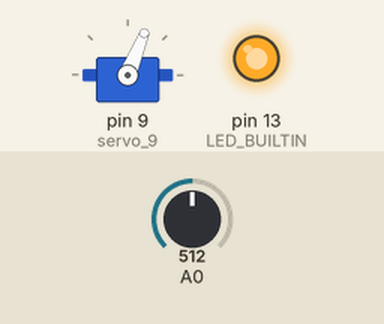
This sketch was run on a simulated Arduino Uno, built with avr-gcc and run on an emulated ATmega328P. Parts: servo, output pins drawn as LEDs (lit = HIGH). Inputs (shaded band) come from the test bench; at power-on: A0 = 512.

Above: at 1.2 s.
1.3 s: A0 set to 410
2.8 s: A0 set to 379
At 3.8 s:
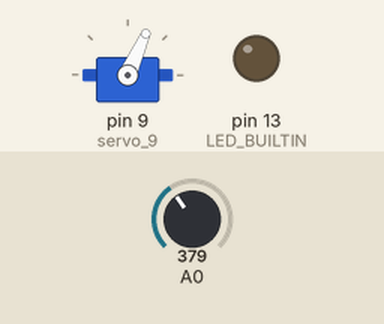
4.3 s: A0 set to 306
At 4.8 s:
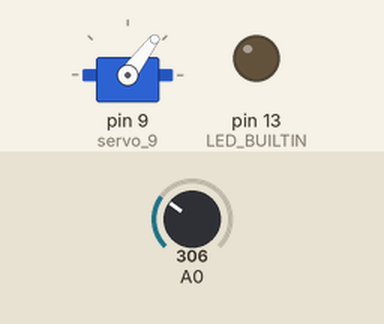
5.8 s: A0 set to 122
At 6.1 s:
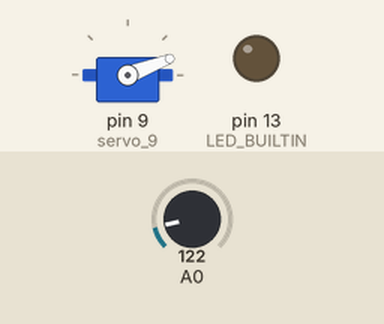
7.3 s: A0 set to 58
At 8.3 s:
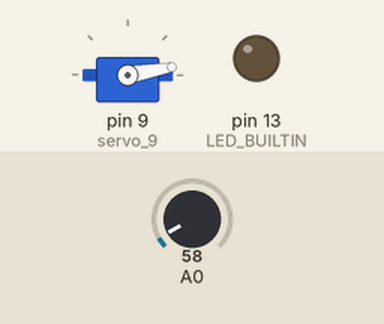
8.8 s: A0 set to 511
At 9.6 s:
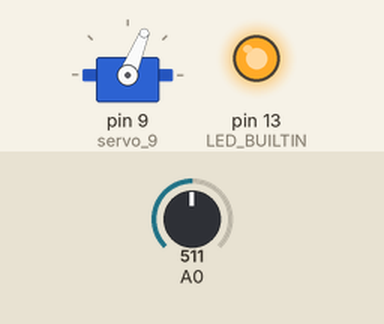
Timing chart, 0 to 11.3 s (numbered marks = the images above; inputs shaded):
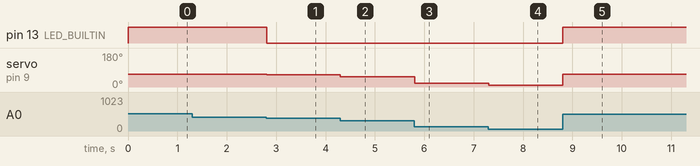

The sketch:

level2_code.ino
```cpp
#include <Servo.h>

int angle = 0;

Servo servo_9;

void setup()
{
  pinMode(A0, INPUT);
  servo_9.attach(9, 500, 2500);
  pinMode(LED_BUILTIN, OUTPUT);
}

void loop()
{
  angle = map(analogRead(A0), 0, 1023, 0, 180);
  if (angle > 68) {
    servo_9.write(68);
    digitalWrite(LED_BUILTIN, HIGH);
  } else {
    servo_9.write(angle);
    digitalWrite(LED_BUILTIN, LOW);
  }
  delay(10);
}
```

Measured:
- the behaviour switches between 393 and 392 on A0 (found by bisection; images 0 and 1)
- after the input at 1.3 s, every drawn part: stays the same
- after the input at 2.8 s, pin 13 (LED_BUILTIN): HIGH → LOW at once; servo on pin 9 (servo_9): 68° → 66° at once
- after the input at 4.3 s, servo on pin 9 (servo_9): 66° → 53° at once
- after the input at 5.8 s, servo on pin 9 (servo_9): 53° → 21° at once
- after the input at 7.3 s, servo on pin 9 (servo_9): 21° → 10° at once
- after the input at 8.8 s, pin 13 (LED_BUILTIN): LOW → HIGH at once; servo on pin 9 (servo_9): 10° → 68° at once
